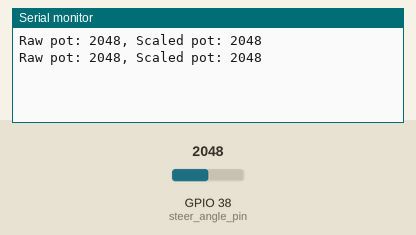
Recording of a program running on a simulated ESP32. Shown: the last lines printed to the serial monitor. Inputs (shaded band) come from the test bench; at power-on: GPIO 38 (steer_angle_pin) = 2048.

Above: at 1.2 s.
1.3 s: GPIO 38 (steer_angle_pin) set to 2866
At 1.9 s:
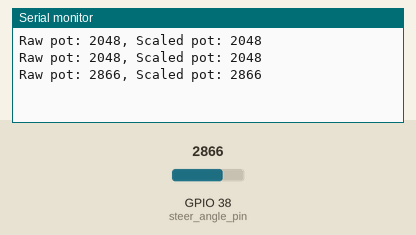
2.8 s: GPIO 38 (steer_angle_pin) set to 3603
At 3.4 s:
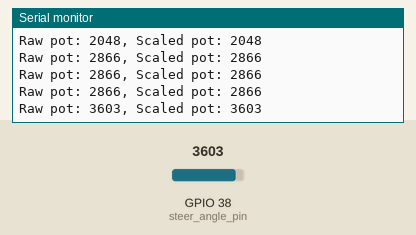
Timing chart, 0 to 5.8 s (numbered marks = the images above; inputs shaded):
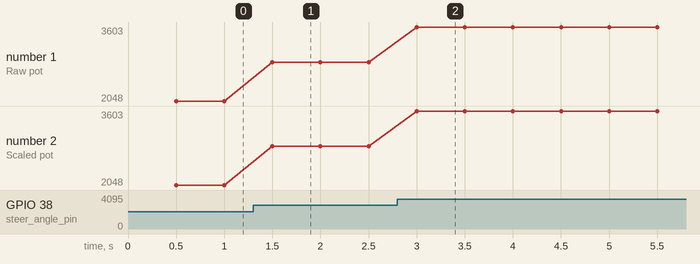

Measured:
- after the input at 1.3 s, the serial monitor: prints a new line after 0.20 s (image 1)
- after the input at 2.8 s, the serial monitor: prints a new line after 0.20 s (image 2)
- plotted number 1: 2048 → 2866 after the input at 1.3 s, 2866 → 3603 after the input at 2.8 s
- plotted number 2: 2048 → 2866 after the input at 1.3 s, 2866 → 3603 after the input at 2.8 s

The program:

main.cpp
```cpp
#include <Arduino.h>
/*
Sample program to test filtering input from a potentiometer.  The gain is based
on the formula gain = sampling rate / (sampling rate + cutoff) and the
given values of 0.05 sampling rate (i.e. sampling rate = 1 / 20 Hz = 0.05 seconds) and cutoff
 of .45 which is simply a test.  A cutoff of .45 represents a cutoff frequency of the
 low-pass filter of 0.35 Hz (1 / (2π * 0.45) = 0.35 Hz)  I want the response to be slower.
*/


// put function declarations here:
void smooth_steer_angle();
void print_pot_angle();

// Define filter parameters
float gain = 0.1; // filter gain
int steering_actual_pot = 0;
int filtered_steer_pot_int = 0;
float prev_angle = 0; // previous filtered angle
float filtered_steering_actual_pot = 0.0; // current filtered angle

const long steerInterval = 50; // 50=20 Hz
unsigned long prev_time_steer = 0;
unsigned long currentMillis = 0;
int steer_angle_pin = 38;  // pin for steer angle sensor - top on the expansion board

// define printing parameters
unsigned long prev_time_print = 0;
const long printInterval = 500;
char buffer[80]; // character buffer for building the string

void setup() {
  pinMode(steer_angle_pin, INPUT);
  Serial.begin(115200); // initialize serial communication

}

void loop() {
  currentMillis = millis();
  smooth_steer_angle();
  print_pot_angle();
  // put your main code here, to run repeatedly:
}

// put function definitions here:
void smooth_steer_angle() {
  if ((currentMillis - prev_time_steer) >= steerInterval) {
    steering_actual_pot = analogRead(steer_angle_pin); // read unfiltered angle
    filtered_steering_actual_pot = (1 - gain) * prev_angle + gain * steering_actual_pot; // update filtered angle
    filtered_steer_pot_int = round(filtered_steering_actual_pot);
    prev_angle = filtered_steering_actual_pot; // store filtered angle for next iteration
  }
}
void print_pot_angle(){
  if ((currentMillis - prev_time_print) >= printInterval) {
    snprintf(buffer, sizeof(buffer), "Raw pot: %d, Scaled pot: %d\n", steering_actual_pot, filtered_steer_pot_int);
   // printf("filtered_steering_actual_pot angle: %.2f\n", filtered_steering_actual_pot);
    Serial.print(buffer);
    prev_time_print = millis();
  }
}
```
